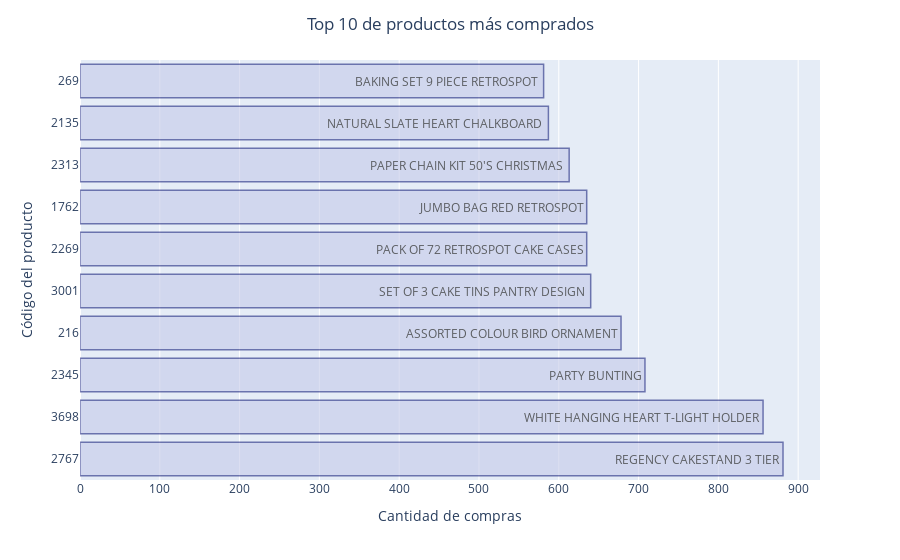

The notebook cell this image was saved under:
### Code cell
labels=  {
    "Description" : "Nombre producto ", 
    "Description_code": "Código del producto ",
    "CustomerID" : "Cantidad de compras "
}

title= {"text":"Top 10 de productos más comprados", "x": 0.5}

fig = px.bar(df_productos.head(10), 
             x = "CustomerID", 
             y = "Description_code", 
             hover_data=['Description'],
             text="Description",
             orientation = "h", 
             labels = labels)
fig.update_traces(marker_color='#C5CAE9', 
                  marker_line_color='#1A237E',
                  marker_line_width=1.5, 
                  opacity=0.6,
                  textfont_color="black")
fig.update_layout(title=title)
fig.show()

### Figure 1 — Plotly figure (JSON) as saved in the notebook; plotly's stock layout.template omitted (floating-point values rounded to 4 significant figures)
{"data": [{"alignmentgroup": "True", "customdata": [["REGENCY CAKESTAND 3 TIER"], ["WHITE HANGING HEART T-LIGHT HOLDER"], ["PARTY BUNTING"], ["ASSORTED COLOUR BIRD ORNAMENT"], ["SET OF 3 CAKE TINS PANTRY DESIGN "], ["PACK OF 72 RETROSPOT CAKE CASES"], ["JUMBO BAG RED RETROSPOT"], ["PAPER CHAIN KIT 50'S CHRISTMAS "], ["NATURAL SLATE HEART CHALKBOARD "], ["BAKING SET 9 PIECE RETROSPOT "]], "hovertemplate": "Cantidad de compras =%{x}<br>Código del producto =%{y}<br>Nombre producto =%{customdata[0]}<extra></extra>", "legendgroup": "", "marker": {"color": "#C5CAE9", "line": {"color": "#1A237E", "width": 1.5}, "pattern": {"shape": ""}}, "name": "", "offsetgroup": "", "opacity": 0.6, "orientation": "h", "showlegend": false, "text": ["REGENCY CAKESTAND 3 TIER", "WHITE HANGING HEART T-LIGHT HOLDER", "PARTY BUNTING", "ASSORTED COLOUR BIRD ORNAMENT", "SET OF 3 CAKE TINS PANTRY DESIGN ", "PACK OF 72 RETROSPOT CAKE CASES", "JUMBO BAG RED RETROSPOT", "PAPER CHAIN KIT 50'S CHRISTMAS ", "NATURAL SLATE HEART CHALKBOARD ", "BAKING SET 9 PIECE RETROSPOT "], "textfont": {"color": "black"}, "textposition": "auto", "type": "bar", "x": [881, 856, 708, 678, 640, 635, 635, 613, 587, 581], "xaxis": "x", "y": ["2767", "3698", "2345", "216", "3001", "2269", "1762", "2313", "2135", "269"], "yaxis": "y"}], "layout": {"barmode": "relative", "legend": {"tracegroupgap": 0}, "margin": {"t": 60}, "title": {"text": "Top 10 de productos más comprados", "x": 0.5}, "xaxis": {"anchor": "y", "domain": [0, 1], "title": {"text": "Cantidad de compras "}}, "yaxis": {"anchor": "x", "domain": [0, 1], "title": {"text": "Código del producto "}}}}
